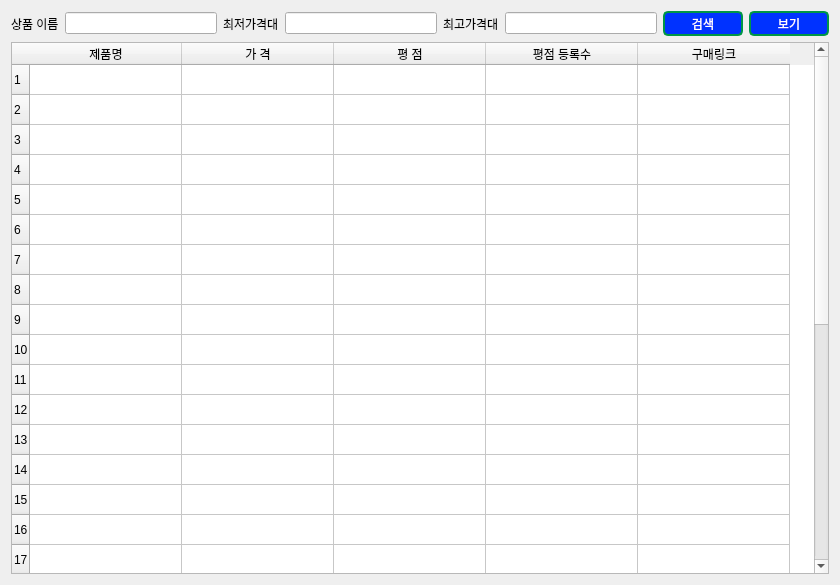
<?xml version="1.0" encoding="UTF-8"?>
<ui version="4.0">
 <class>Dialog</class>
 <widget class="QDialog" name="Dialog">
  <property name="geometry">
   <rect>
    <x>0</x>
    <y>0</y>
    <width>840</width>
    <height>585</height>
   </rect>
  </property>
  <property name="minimumSize">
   <size>
    <width>840</width>
    <height>585</height>
   </size>
  </property>
  <property name="windowTitle">
   <string>상품검색 - AI04B</string>
  </property>
  <property name="windowIcon">
   <iconset>
    <normaloff>아이콘2.png</normaloff>아이콘2.png</iconset>
  </property>
  <property name="styleSheet">
   <string notr="true">
#Dialog{
	background:url(&quot;./main&quot;)
}</string>
  </property>
  <layout class="QGridLayout" name="gridLayout">
   <item row="0" column="5">
    <widget class="QLineEdit" name="lineEdit_3"/>
   </item>
   <item row="0" column="7">
    <widget class="QPushButton" name="p2">
     <property name="minimumSize">
      <size>
       <width>80</width>
       <height>25</height>
      </size>
     </property>
     <property name="styleSheet">
      <string notr="true">#p2{
	color: white;
	background-color:  rgb(0, 50, 255);
	border: 2px solid rgb(0, 150, 70);
	border-radius: 5px;
}
#p2:pressed { background-color:rgb(35, 200, 100) }</string>
     </property>
     <property name="text">
      <string>보기</string>
     </property>
    </widget>
   </item>
   <item row="0" column="4">
    <widget class="QLabel" name="C">
     <property name="text">
      <string>최고가격대</string>
     </property>
    </widget>
   </item>
   <item row="0" column="6">
    <widget class="QPushButton" name="p1">
     <property name="sizePolicy">
      <sizepolicy hsizetype="Minimum" vsizetype="Fixed">
       <horstretch>0</horstretch>
       <verstretch>0</verstretch>
      </sizepolicy>
     </property>
     <property name="minimumSize">
      <size>
       <width>80</width>
       <height>25</height>
      </size>
     </property>
     <property name="styleSheet">
      <string notr="true">#p1{
	color: white;
	background-color:  rgb(0, 50, 255);
	border: 2px solid rgb(0, 150, 70);
	border-radius: 5px;
}

#p1:pressed { background-color:rgb(35, 200, 100) }</string>
     </property>
     <property name="text">
      <string>검색</string>
     </property>
    </widget>
   </item>
   <item row="0" column="0">
    <widget class="QLabel" name="A">
     <property name="text">
      <string>상품 이름</string>
     </property>
    </widget>
   </item>
   <item row="0" column="3">
    <widget class="QLineEdit" name="lineEdit_2"/>
   </item>
   <item row="0" column="2">
    <widget class="QLabel" name="B">
     <property name="text">
      <string>최저가격대</string>
     </property>
    </widget>
   </item>
   <item row="0" column="1">
    <widget class="QLineEdit" name="lineEdit"/>
   </item>
   <item row="1" column="0" colspan="8">
    <widget class="QTableWidget" name="tableWidget">
     <property name="rowCount">
      <number>30</number>
     </property>
     <property name="columnCount">
      <number>5</number>
     </property>
     <attribute name="horizontalHeaderDefaultSectionSize">
      <number>152</number>
     </attribute>
     <attribute name="horizontalHeaderMinimumSectionSize">
      <number>40</number>
     </attribute>
     <attribute name="verticalHeaderDefaultSectionSize">
      <number>30</number>
     </attribute>
     <attribute name="verticalHeaderMinimumSectionSize">
      <number>16</number>
     </attribute>
     <row/>
     <row/>
     <row/>
     <row/>
     <row/>
     <row/>
     <row/>
     <row/>
     <row/>
     <row/>
     <row/>
     <row/>
     <row/>
     <row/>
     <row/>
     <row/>
     <row/>
     <row/>
     <row/>
     <row/>
     <row/>
     <row/>
     <row/>
     <row/>
     <row/>
     <row/>
     <row/>
     <row/>
     <row/>
     <row/>
     <column>
      <property name="text">
       <string>제품명</string>
      </property>
     </column>
     <column>
      <property name="text">
       <string>가 격</string>
      </property>
     </column>
     <column>
      <property name="text">
       <string>평 점</string>
      </property>
     </column>
     <column>
      <property name="text">
       <string>평점 등록수</string>
      </property>
     </column>
     <column>
      <property name="text">
       <string>구매링크</string>
      </property>
     </column>
    </widget>
   </item>
  </layout>
 </widget>
 <resources/>
 <connections/>
</ui>
